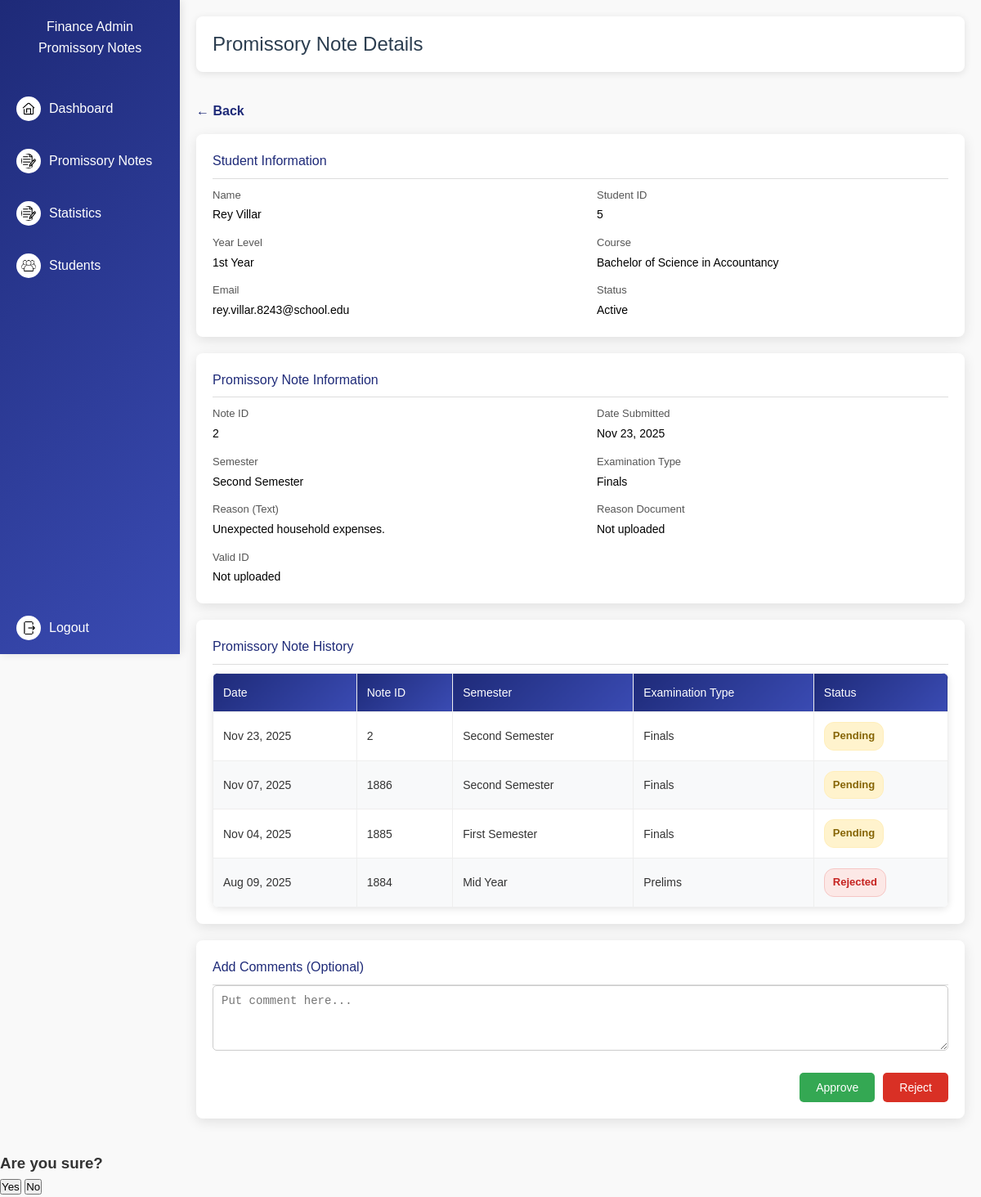
The app's page /finance/promissory/2 (signed in), older data.
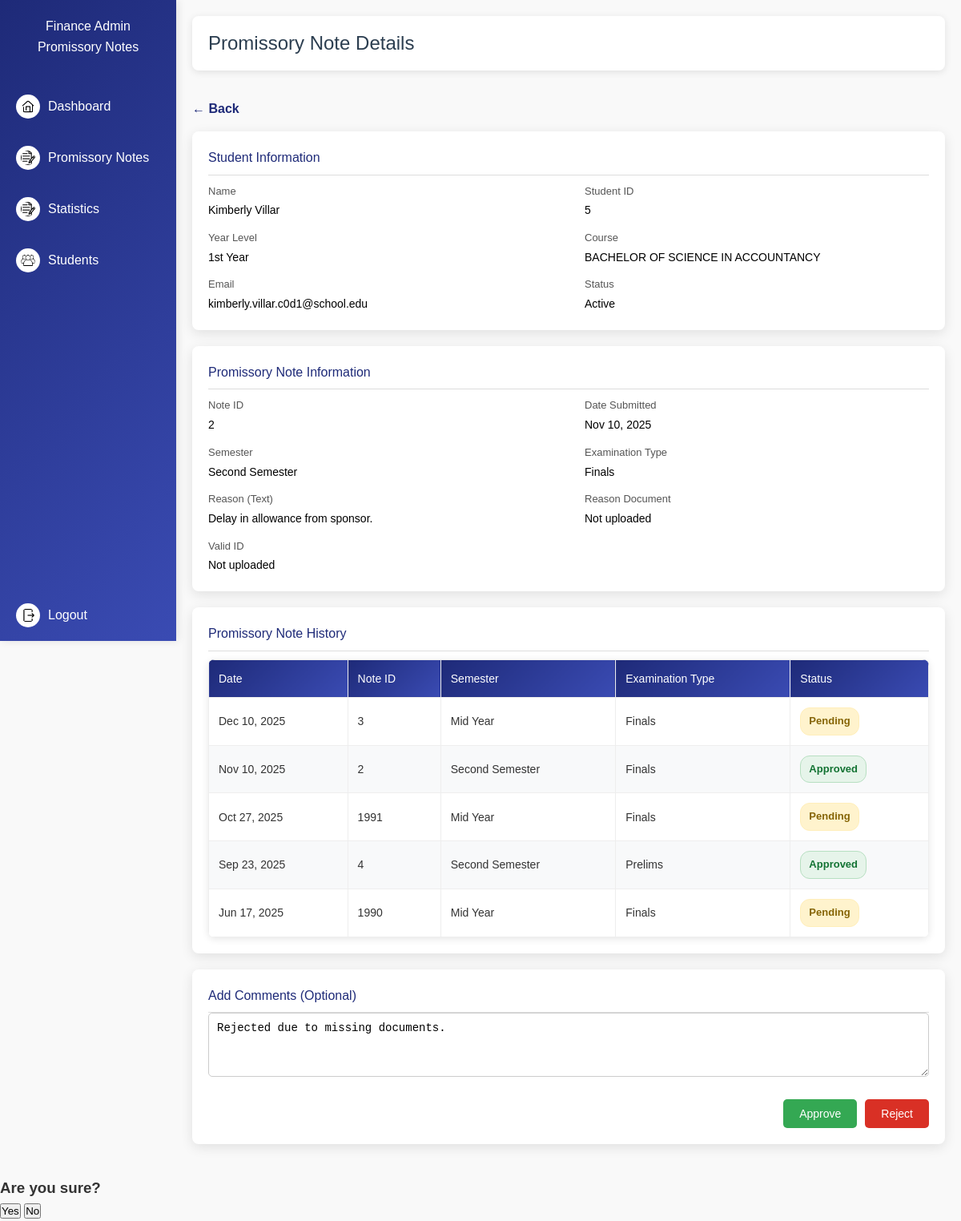
The same page, newer data.
### models.py (models this page shows, shortened)
class Account(db.Model):
    id = db.Column(db.Integer, primary_key=True, autoincrement=True)
    first_name = db.Column(db.String(50), nullable=False)
    middle_name = db.Column(db.String(50))
    last_name = db.Column(db.String(50), nullable=False)
    suffix = db.Column(db.String(10))
    email = db.Column(db.String(100), unique=True, nullable=False)
    _role = db.Column("role", db.String(20), nullable=False)
    _status = db.Column("status", db.String(20), nullable=False)
    password_hash = db.Column(db.String(255), nullable=False)
    plain_password = db.Column(db.String(100), nullable=False)
    year_level = db.Column(db.String(20))
    course = db.Column(db.String(100))
    @property
    def role(self):
        return self._role
    @role.setter
    def role(self, value):
        self._role = value.capitalize() if value else value
    @property
    def status(self):
        return self._status
    @status.setter
    def status(self, value):
        self._status = value.capitalize() if value else value

class PromissoryRequest(db.Model):
    id = db.Column(db.Integer, primary_key=True)
    student_id = db.Column(db.Integer, db.ForeignKey(
        'account.id'), nullable=False)
    student = db.relationship("Account", backref="promissory_requests")
    year_level = db.Column(db.String(20), nullable=False)
    course = db.Column(db.String(100), nullable=False)
    email = db.Column(db.String(100), nullable=False)
    reason_text = db.Column(db.Text)
    reason_doc = db.Column(db.String(255))
    valid_id = db.Column(db.String(255))
    semester_type = db.Column(db.String(50))
    semester = db.Column(db.String(50))
    school_year = db.Column(db.String(20))
    status = db.Column(db.String(20), default="Pending")
    comments = db.Column(db.Text)
    requested_at = db.Column(db.DateTime, default=datetime.utcnow)

### finance_routes.py (the view, shortened to what this page needs)
@finance_bp.route("/promissory/<int:promissory_id>")
@require_role("Finance")
def view_promissory(promissory_id):
    user_name = session.get("user_name", "Finance User")
    promissory_req = PromissoryRequest.query.get(promissory_id)
    student = promissory_req.student
    history_query = PromissoryRequest.query.filter_by(
        student_id=student.id
    ).order_by(PromissoryRequest.requested_at.desc()).all()
    promissory_data = {
        "note_id": promissory_req.id,
        "reason_text": promissory_req.reason_text,
        "reason_doc": promissory_req.reason_doc,
        "valid_id": promissory_req.valid_id,
        "comments": promissory_req.comments,
        "semester": promissory_req.semester or "N/A",
        "semester_type": promissory_req.semester_type or "N/A",
        "date_submitted": promissory_req.requested_at.strftime('%b %d, %Y')
    }
    promissory_history = [{
        "date": r.requested_at.strftime('%b %d, %Y'),
        "note_id": r.id,
        "semester": r.semester or "N/A",
        "semester_type": r.semester_type or "N/A",
        "status": r.status
    } for r in history_query]
    log_action(user_name, f"Viewed promissory note ID {promissory_id} details")
    return render_template(
        "finance/promissory_details.html",
        student=student,
        promissory_data=promissory_data,
        promissory_history=promissory_history,
        finance_user=user_name
    )

### app.py (called while the page is built)
@app.before_request
def protect_admin_routes():
    if request.path.startswith("/admin"):
        if "user_id" not in session or session.get("role") != "Admin":
            flash("Admin access required.", "danger")
            return redirect(url_for("login"))

### finance_routes.py (called while the page is built)
def require_role(role=None):
    def wrapper(func):
        @wraps(func)
        def decorated_function(*args, **kwargs):
            if "user_id" not in session:
                flash("Please log in first.", "warning")
                return redirect(url_for("login"))
            if role and session.get("role") != role:
                flash("Access denied.", "danger")
                return redirect(url_for("login"))
            return func(*args, **kwargs)
        return decorated_function
    return wrapper

def log_action(user_name, action):
    log = SystemLog(user_name=user_name, action=action)
    db.session.add(log)
    db.session.commit()

### templates/finance/promissory_details.html (shortened to what the changed rows need)
<!DOCTYPE html>
<html lang="en">
<head>
</head>
<body>
  <nav class="sidebar" id="sidebar">
    <h2>{{ finance_user }}<br>Promissory Notes</h2>
  </nav>
  <main class="main-content">
    {% if not promissory_data %}
    <script>
      document.addEventListener('DOMContentLoaded', () => {
        showNotification("The selected promissory note was not found or has been deleted.", 5000);
      });
    </script>
    {% else %}
    <header class="header">
      <h2>Promissory Note Details</h2>
    </header>
    <a href="{{ url_for('finance.promissory_notes') }}" class="back-btn">&larr; Back</a>
    <section class="card">
      <h3>Student Information</h3>
      <div class="info-grid">
        <div class="info-item"><strong>Name</strong><span>{{ student.first_name }} {{ student.last_name }}</span></div>
        <div class="info-item"><strong>Student ID</strong><span>{{ student.id }}</span></div>
        <div class="info-item"><strong>Year Level</strong><span>{{ student.year_level }}</span></div>
        <div class="info-item"><strong>Course</strong><span>{{ student.course }}</span></div>
        <div class="info-item"><strong>Email</strong><span>{{ student.email }}</span></div>
        <div class="info-item"><strong>Status</strong><span>{{ student.status }}</span></div>
      </div>
    </section>
    <section class="card">
      <h3>Promissory Note Information</h3>
      <div class="info-grid">
        <div class="info-item"><strong>Note ID</strong><span>{{ promissory_data.note_id }}</span></div>
        <div class="info-item"><strong>Date Submitted</strong><span>{{ promissory_data.date_submitted }}</span></div>
        <div class="info-item"><strong>Semester</strong><span>{{ promissory_data.semester|default('N/A') }}</span></div>
        <div class="info-item"><strong>Examination Type</strong><span>{{ promissory_data.semester_type|default('N/A')
            }}</span></div>
        <div class="info-item"><strong>Reason (Text)</strong><span>{{ promissory_data.reason_text or 'Not provided'
            }}</span></div>
        <div class="info-item"><strong>Reason Document</strong>
          {% if promissory_data.reason_doc %}
          <a href="{{ url_for('static', filename=promissory_data.reason_doc) }}" download>Download Reason</a>
          {% else %}
          <span>Not uploaded</span>
          {% endif %}
        </div>
        <div class="info-item"><strong>Valid ID</strong>
          {% if promissory_data.valid_id %}
          <a href="{{ url_for('static', filename=promissory_data.valid_id) }}" download>Download Valid ID</a>
          {% else %}
          <span>Not uploaded</span>
          {% endif %}
        </div>
      </div>
    </section>
    <section class="card">
      <h3>Promissory Note History</h3>
      <table>
        <thead>
          <tr>
            <th>Date</th>
            <th>Note ID</th>
            <th>Semester</th>
            <th>Examination Type</th>
            <th>Status</th>
          </tr>
        </thead>
        <tbody>
          {% for note in promissory_history %}
          <tr>
            <td>{{ note.date }}</td>
            <td>{{ note.note_id }}</td>
            <td>{{ note.semester }}</td>
            <td>{{ note.semester_type }}</td>
            <td>
              <span class="status {{ note.status|lower }}">{{ note.status }}</span>
            </td>
          </tr>
          {% endfor %}
        </tbody>
      </table>
    </section>
    <section class="card">
      <h3>Add Comments (Optional)</h3>
      <form id="promissoryForm" method="POST"
        action="{{ url_for('finance.update_promissory', promissory_id=promissory_data.note_id) }}">
        <textarea name="comments" placeholder="Put comment here...">{{ promissory_data.comments or '' }}</textarea>
        <div class="actions">
          <button type="button" class="btn approve" data-action="approve">Approve</button>
          <button type="button" class="btn reject" data-action="reject">Reject</button>
        </div>
      </form>
    </section>
    {% endif %}
  </main>
</body>
</html>

Row changes from the older to the newer data that the page shows:
no longer on this page (row edited): PromissoryRequest: date "Nov 07, 2025", note_id "1886", semester "Second Semester", semester_type "Finals", status "Pending"
no longer on this page (row edited): PromissoryRequest: date "Nov 04, 2025", note_id "1885", semester "First Semester", semester_type "Finals", status "Pending"
no longer on this page (row edited): PromissoryRequest: date "Aug 09, 2025", note_id "1884", semester "Mid Year", semester_type "Prelims", status "Rejected"
changed Account "Villar": first_name "Rey" → "Kimberly"; course "Bachelor of Science in Accountancy" → "BACHELOR OF SCIENCE IN ACCOUNTANCY"; email "rey.villar.8243@school.edu" → "kimberly.villar.c0d1@school.edu"
changed PromissoryRequest id 2: date_submitted "Nov 23, 2025" → "Nov 10, 2025"; reason_text "Unexpected household expenses." → "Delay in allowance from sponsor."; date "Nov 23, 2025" → "Nov 10, 2025"; status "Pending" → "Approved"; comments (not shown) → "Rejected due to missing documents."
now on this page (row edited): PromissoryRequest: date "Dec 10, 2025", note_id "3", semester "Mid Year", semester_type "Finals", status "Pending"
now on this page (row edited): PromissoryRequest: date "Oct 27, 2025", note_id "1991", semester "Mid Year", semester_type "Finals", status "Pending"
now on this page (row edited): PromissoryRequest: date "Sep 23, 2025", note_id "4", semester "Second Semester", semester_type "Prelims", status "Approved"
now on this page (row edited): PromissoryRequest: date "Jun 17, 2025", note_id "1990", semester "Mid Year", semester_type "Finals", status "Pending"
